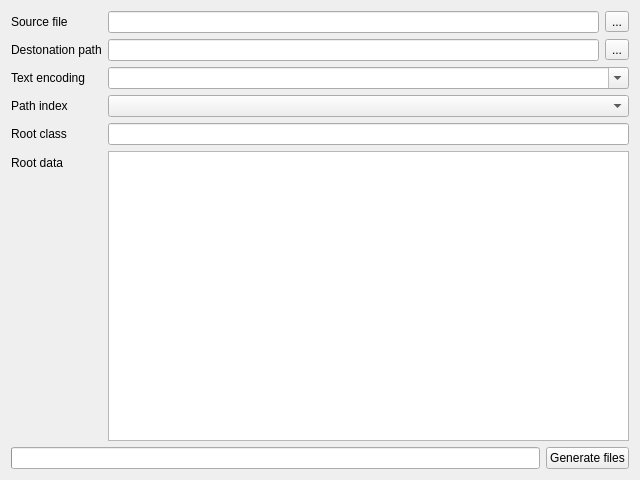
<?xml version="1.0" encoding="UTF-8"?>
<ui version="4.0">
 <class>MainWindow</class>
 <widget class="QMainWindow" name="MainWindow">
  <property name="geometry">
   <rect>
    <x>0</x>
    <y>0</y>
    <width>640</width>
    <height>480</height>
   </rect>
  </property>
  <property name="windowTitle">
   <string>XML Generator</string>
  </property>
  <property name="windowIcon">
   <iconset theme="system-run">
    <normaloff>.</normaloff>.</iconset>
  </property>
  <widget class="QWidget" name="centralWidget">
   <layout class="QGridLayout" name="gridLayout">
    <item row="0" column="0" colspan="2">
     <layout class="QFormLayout" name="formLayout">
      <property name="fieldGrowthPolicy">
       <enum>QFormLayout::AllNonFixedFieldsGrow</enum>
      </property>
      <property name="rowWrapPolicy">
       <enum>QFormLayout::DontWrapRows</enum>
      </property>
      <property name="labelAlignment">
       <set>Qt::AlignLeading|Qt::AlignLeft|Qt::AlignVCenter</set>
      </property>
      <property name="formAlignment">
       <set>Qt::AlignLeading|Qt::AlignLeft|Qt::AlignTop</set>
      </property>
      <item row="0" column="0">
       <widget class="QLabel" name="srcLabel">
        <property name="text">
         <string>Source file</string>
        </property>
       </widget>
      </item>
      <item row="0" column="1">
       <layout class="QHBoxLayout" name="srcLayout">
        <item>
         <widget class="QLineEdit" name="srcEdit">
          <property name="sizePolicy">
           <sizepolicy hsizetype="Expanding" vsizetype="Fixed">
            <horstretch>0</horstretch>
            <verstretch>0</verstretch>
           </sizepolicy>
          </property>
          <property name="readOnly">
           <bool>true</bool>
          </property>
         </widget>
        </item>
        <item>
         <widget class="QToolButton" name="srcButton">
          <property name="text">
           <string>...</string>
          </property>
          <property name="icon">
           <iconset theme="document-open">
            <normaloff>.</normaloff>.</iconset>
          </property>
         </widget>
        </item>
       </layout>
      </item>
      <item row="1" column="0">
       <widget class="QLabel" name="destLabel">
        <property name="text">
         <string>Destonation path</string>
        </property>
       </widget>
      </item>
      <item row="1" column="1">
       <layout class="QHBoxLayout" name="destLayout">
        <item>
         <widget class="QLineEdit" name="destEdit">
          <property name="sizePolicy">
           <sizepolicy hsizetype="Expanding" vsizetype="Fixed">
            <horstretch>0</horstretch>
            <verstretch>0</verstretch>
           </sizepolicy>
          </property>
          <property name="readOnly">
           <bool>true</bool>
          </property>
         </widget>
        </item>
        <item>
         <widget class="QToolButton" name="destButton">
          <property name="text">
           <string>...</string>
          </property>
          <property name="icon">
           <iconset theme="document-open">
            <normaloff>.</normaloff>.</iconset>
          </property>
         </widget>
        </item>
       </layout>
      </item>
      <item row="3" column="0">
       <widget class="QLabel" name="indexLabel">
        <property name="text">
         <string>Path index</string>
        </property>
       </widget>
      </item>
      <item row="3" column="1">
       <widget class="QComboBox" name="indexCombo">
        <property name="sizePolicy">
         <sizepolicy hsizetype="Expanding" vsizetype="Fixed">
          <horstretch>0</horstretch>
          <verstretch>0</verstretch>
         </sizepolicy>
        </property>
       </widget>
      </item>
      <item row="4" column="0">
       <widget class="QLabel" name="rootLabel">
        <property name="text">
         <string>Root class</string>
        </property>
       </widget>
      </item>
      <item row="4" column="1">
       <widget class="QLineEdit" name="rootEdit">
        <property name="sizePolicy">
         <sizepolicy hsizetype="Expanding" vsizetype="Fixed">
          <horstretch>0</horstretch>
          <verstretch>0</verstretch>
         </sizepolicy>
        </property>
       </widget>
      </item>
      <item row="5" column="0">
       <widget class="QLabel" name="dataLabel">
        <property name="text">
         <string>Root data</string>
        </property>
       </widget>
      </item>
      <item row="5" column="1">
       <widget class="QPlainTextEdit" name="dataEdit">
        <property name="sizePolicy">
         <sizepolicy hsizetype="Expanding" vsizetype="Expanding">
          <horstretch>0</horstretch>
          <verstretch>0</verstretch>
         </sizepolicy>
        </property>
       </widget>
      </item>
      <item row="2" column="1">
       <widget class="QComboBox" name="encCombo">
        <property name="sizePolicy">
         <sizepolicy hsizetype="Expanding" vsizetype="Fixed">
          <horstretch>0</horstretch>
          <verstretch>0</verstretch>
         </sizepolicy>
        </property>
        <property name="editable">
         <bool>true</bool>
        </property>
        <property name="currentText">
         <string/>
        </property>
       </widget>
      </item>
      <item row="2" column="0">
       <widget class="QLabel" name="encLabel">
        <property name="text">
         <string>Text encoding</string>
        </property>
       </widget>
      </item>
     </layout>
    </item>
    <item row="1" column="0">
     <widget class="QProgressBar" name="progressBar"/>
    </item>
    <item row="1" column="1">
     <widget class="QPushButton" name="generateButton">
      <property name="text">
       <string>Generate files</string>
      </property>
      <property name="icon">
       <iconset theme="system-run">
        <normaloff>.</normaloff>.</iconset>
      </property>
     </widget>
    </item>
   </layout>
  </widget>
 </widget>
 <layoutdefault spacing="6" margin="11"/>
 <resources/>
 <connections>
  <connection>
   <sender>srcEdit</sender>
   <signal>textChanged(QString)</signal>
   <receiver>MainWindow</receiver>
   <slot>validateDialogParams()</slot>
   <hints>
    <hint type="sourcelabel">
     <x>556</x>
     <y>26</y>
    </hint>
    <hint type="destinationlabel">
     <x>879</x>
     <y>26</y>
    </hint>
   </hints>
  </connection>
  <connection>
   <sender>destEdit</sender>
   <signal>textChanged(QString)</signal>
   <receiver>MainWindow</receiver>
   <slot>validateDialogParams()</slot>
   <hints>
    <hint type="sourcelabel">
     <x>565</x>
     <y>64</y>
    </hint>
    <hint type="destinationlabel">
     <x>880</x>
     <y>61</y>
    </hint>
   </hints>
  </connection>
  <connection>
   <sender>rootEdit</sender>
   <signal>textChanged(QString)</signal>
   <receiver>MainWindow</receiver>
   <slot>validateDialogParams()</slot>
   <hints>
    <hint type="sourcelabel">
     <x>514</x>
     <y>157</y>
    </hint>
    <hint type="destinationlabel">
     <x>861</x>
     <y>127</y>
    </hint>
   </hints>
  </connection>
  <connection>
   <sender>indexCombo</sender>
   <signal>currentIndexChanged(int)</signal>
   <receiver>MainWindow</receiver>
   <slot>validateDialogParams()</slot>
   <hints>
    <hint type="sourcelabel">
     <x>606</x>
     <y>127</y>
    </hint>
    <hint type="destinationlabel">
     <x>877</x>
     <y>90</y>
    </hint>
   </hints>
  </connection>
  <connection>
   <sender>srcButton</sender>
   <signal>clicked()</signal>
   <receiver>MainWindow</receiver>
   <slot>srcButtonClicked()</slot>
   <hints>
    <hint type="sourcelabel">
     <x>628</x>
     <y>22</y>
    </hint>
    <hint type="destinationlabel">
     <x>764</x>
     <y>22</y>
    </hint>
   </hints>
  </connection>
  <connection>
   <sender>destButton</sender>
   <signal>clicked()</signal>
   <receiver>MainWindow</receiver>
   <slot>destButtonClicked()</slot>
   <hints>
    <hint type="sourcelabel">
     <x>627</x>
     <y>50</y>
    </hint>
    <hint type="destinationlabel">
     <x>812</x>
     <y>74</y>
    </hint>
   </hints>
  </connection>
  <connection>
   <sender>generateButton</sender>
   <signal>clicked()</signal>
   <receiver>MainWindow</receiver>
   <slot>generateButtonClicked()</slot>
   <hints>
    <hint type="sourcelabel">
     <x>630</x>
     <y>470</y>
    </hint>
    <hint type="destinationlabel">
     <x>578</x>
     <y>567</y>
    </hint>
   </hints>
  </connection>
  <connection>
   <sender>encCombo</sender>
   <signal>currentTextChanged(QString)</signal>
   <receiver>MainWindow</receiver>
   <slot>validateDialogParams()</slot>
   <hints>
    <hint type="sourcelabel">
     <x>589</x>
     <y>85</y>
    </hint>
    <hint type="destinationlabel">
     <x>745</x>
     <y>83</y>
    </hint>
   </hints>
  </connection>
 </connections>
 <slots>
  <slot>validateDialogParams()</slot>
  <slot>srcButtonClicked()</slot>
  <slot>destButtonClicked()</slot>
  <slot>generateButtonClicked()</slot>
 </slots>
</ui>
